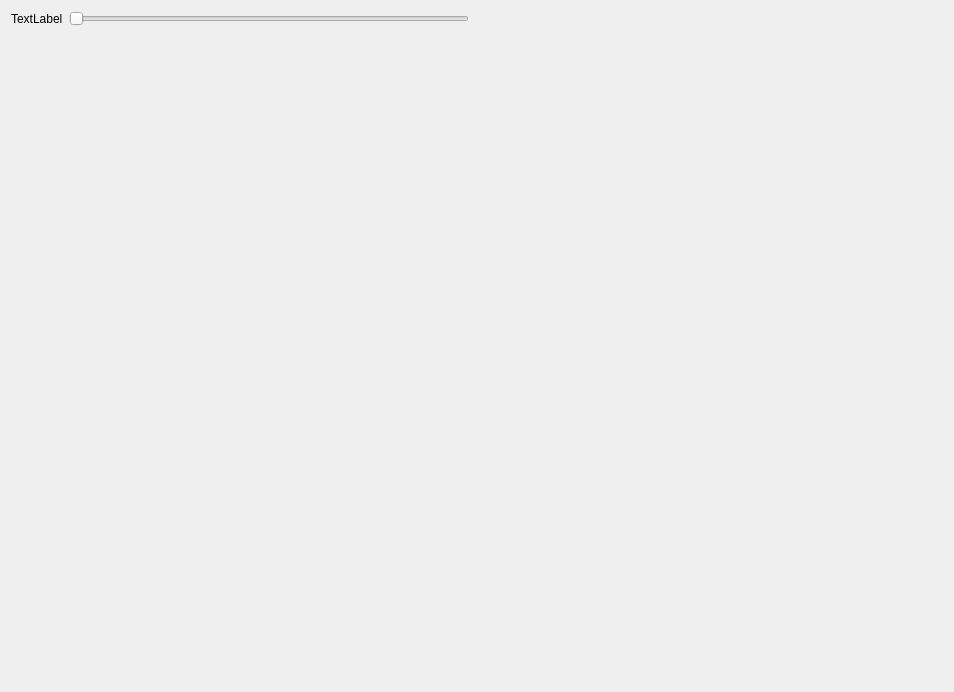
<?xml version="1.0" encoding="UTF-8"?>
<ui version="4.0">
 <class>ScriptControls</class>
 <widget class="QWidget" name="ScriptControls">
  <property name="geometry">
   <rect>
    <x>0</x>
    <y>0</y>
    <width>954</width>
    <height>692</height>
   </rect>
  </property>
  <property name="sizePolicy">
   <sizepolicy hsizetype="Expanding" vsizetype="Preferred">
    <horstretch>0</horstretch>
    <verstretch>0</verstretch>
   </sizepolicy>
  </property>
  <property name="windowTitle">
   <string>Controls</string>
  </property>
  <layout class="QFormLayout" name="formLayout">
   <property name="fieldGrowthPolicy">
    <enum>QFormLayout::ExpandingFieldsGrow</enum>
   </property>
   <item row="0" column="0">
    <widget class="QLabel" name="label">
     <property name="text">
      <string>TextLabel</string>
     </property>
    </widget>
   </item>
   <item row="0" column="1">
    <widget class="QSlider" name="horizontalSlider">
     <property name="sizePolicy">
      <sizepolicy hsizetype="Expanding" vsizetype="Fixed">
       <horstretch>0</horstretch>
       <verstretch>0</verstretch>
      </sizepolicy>
     </property>
     <property name="maximumSize">
      <size>
       <width>400</width>
       <height>16777215</height>
      </size>
     </property>
     <property name="orientation">
      <enum>Qt::Horizontal</enum>
     </property>
    </widget>
   </item>
   <item row="1" column="1">
    <widget class="SliderWithSpinner" name="widget" native="true"/>
   </item>
  </layout>
 </widget>
 <customwidgets>
  <customwidget>
   <class>SliderWithSpinner</class>
   <extends>QWidget</extends>
   <header>sliderwithspinner.h</header>
   <container>1</container>
  </customwidget>
 </customwidgets>
 <resources/>
 <connections/>
</ui>
